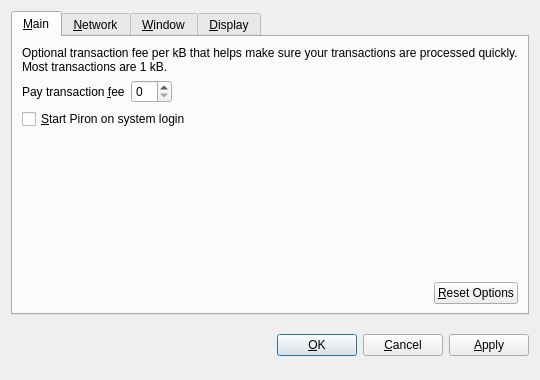
<?xml version="1.0" encoding="UTF-8"?>
<ui version="4.0">
 <class>OptionsDialog</class>
 <widget class="QDialog" name="OptionsDialog">
  <property name="geometry">
   <rect>
    <x>0</x>
    <y>0</y>
    <width>540</width>
    <height>380</height>
   </rect>
  </property>
  <property name="windowTitle">
   <string>Options</string>
  </property>
  <property name="modal">
   <bool>true</bool>
  </property>
  <layout class="QVBoxLayout" name="verticalLayout">
   <item>
    <widget class="QTabWidget" name="tabWidget">
     <property name="tabPosition">
      <enum>QTabWidget::North</enum>
     </property>
     <property name="currentIndex">
      <number>0</number>
     </property>
     <widget class="QWidget" name="tabMain">
      <attribute name="title">
       <string>&amp;Main</string>
      </attribute>
      <layout class="QVBoxLayout" name="verticalLayout_Main">
       <item>
        <widget class="QLabel" name="transactionFeeInfoLabel">
         <property name="text">
          <string>Optional transaction fee per kB that helps make sure your transactions are processed quickly. Most transactions are 1 kB.</string>
         </property>
         <property name="textFormat">
          <enum>Qt::PlainText</enum>
         </property>
         <property name="wordWrap">
          <bool>true</bool>
         </property>
        </widget>
       </item>
       <item>
        <layout class="QHBoxLayout" name="horizontalLayout_1_Main">
         <item>
          <widget class="QLabel" name="transactionFeeLabel">
           <property name="text">
            <string>Pay transaction &amp;fee</string>
           </property>
           <property name="textFormat">
            <enum>Qt::PlainText</enum>
           </property>
           <property name="buddy">
            <cstring>transactionFee</cstring>
           </property>
          </widget>
         </item>
         <item>
          <widget class="BitcoinAmountField" name="transactionFee"/>
         </item>
         <item>
          <spacer name="horizontalSpacer_1_Main">
           <property name="orientation">
            <enum>Qt::Horizontal</enum>
           </property>
           <property name="sizeHint" stdset="0">
            <size>
             <width>40</width>
             <height>20</height>
            </size>
           </property>
          </spacer>
         </item>
        </layout>
       </item>
       <item>
        <widget class="QCheckBox" name="bitcoinAtStartup">
         <property name="toolTip">
          <string>Automatically start Piron after logging in to the system.</string>
         </property>
         <property name="text">
          <string>&amp;Start Piron on system login</string>
         </property>
        </widget>
       </item>
       <item>
        <spacer name="verticalSpacer_Main">
         <property name="orientation">
          <enum>Qt::Vertical</enum>
         </property>
         <property name="sizeHint" stdset="0">
          <size>
           <width>20</width>
           <height>40</height>
          </size>
         </property>
        </spacer>
       </item>
       <item>
        <layout class="QHBoxLayout" name="horizontalLayout_2_Main">
         <item>
          <spacer name="horizontalSpacer_2_Main">
           <property name="orientation">
            <enum>Qt::Horizontal</enum>
           </property>
           <property name="sizeHint" stdset="0">
            <size>
             <width>40</width>
             <height>20</height>
            </size>
           </property>
          </spacer>
         </item>
         <item>
          <widget class="QPushButton" name="resetButton">
           <property name="toolTip">
            <string>Reset all client options to default.</string>
           </property>
           <property name="text">
            <string>&amp;Reset Options</string>
           </property>
           <property name="autoDefault">
            <bool>false</bool>
           </property>
          </widget>
         </item>
        </layout>
       </item>
      </layout>
     </widget>
     <widget class="QWidget" name="tabNetwork">
      <attribute name="title">
       <string>&amp;Network</string>
      </attribute>
      <layout class="QVBoxLayout" name="verticalLayout_Network">
       <item>
        <widget class="QCheckBox" name="mapPortUpnp">
         <property name="toolTip">
          <string>Automatically open the Piron client port on the router. This only works when your router supports UPnP and it is enabled.</string>
         </property>
         <property name="text">
          <string>Map port using &amp;UPnP</string>
         </property>
        </widget>
       </item>
       <item>
        <widget class="QCheckBox" name="connectSocks">
         <property name="toolTip">
          <string>Connect to the Piron network through a SOCKS proxy (e.g. when connecting through Tor).</string>
         </property>
         <property name="text">
          <string>&amp;Connect through SOCKS proxy:</string>
         </property>
        </widget>
       </item>
       <item>
        <layout class="QHBoxLayout" name="horizontalLayout_Network">
         <item>
          <widget class="QLabel" name="proxyIpLabel">
           <property name="text">
            <string>Proxy &amp;IP:</string>
           </property>
           <property name="textFormat">
            <enum>Qt::PlainText</enum>
           </property>
           <property name="buddy">
            <cstring>proxyIp</cstring>
           </property>
          </widget>
         </item>
         <item>
          <widget class="QValidatedLineEdit" name="proxyIp">
           <property name="maximumSize">
            <size>
             <width>140</width>
             <height>16777215</height>
            </size>
           </property>
           <property name="toolTip">
            <string>IP address of the proxy (e.g. 127.0.0.1)</string>
           </property>
          </widget>
         </item>
         <item>
          <widget class="QLabel" name="proxyPortLabel">
           <property name="text">
            <string>&amp;Port:</string>
           </property>
           <property name="textFormat">
            <enum>Qt::PlainText</enum>
           </property>
           <property name="buddy">
            <cstring>proxyPort</cstring>
           </property>
          </widget>
         </item>
         <item>
          <widget class="QLineEdit" name="proxyPort">
           <property name="maximumSize">
            <size>
             <width>55</width>
             <height>16777215</height>
            </size>
           </property>
           <property name="toolTip">
            <string>Port of the proxy (e.g. 9050)</string>
           </property>
          </widget>
         </item>
         <item>
          <widget class="QLabel" name="socksVersionLabel">
           <property name="text">
            <string>SOCKS &amp;Version:</string>
           </property>
           <property name="textFormat">
            <enum>Qt::PlainText</enum>
           </property>
           <property name="buddy">
            <cstring>socksVersion</cstring>
           </property>
          </widget>
         </item>
         <item>
          <widget class="QValueComboBox" name="socksVersion">
           <property name="toolTip">
            <string>SOCKS version of the proxy (e.g. 5)</string>
           </property>
          </widget>
         </item>
         <item>
          <spacer name="horizontalSpacer_Network">
           <property name="orientation">
            <enum>Qt::Horizontal</enum>
           </property>
           <property name="sizeHint" stdset="0">
            <size>
             <width>40</width>
             <height>20</height>
            </size>
           </property>
          </spacer>
         </item>
        </layout>
       </item>
       <item>
        <spacer name="verticalSpacer_Network">
         <property name="orientation">
          <enum>Qt::Vertical</enum>
         </property>
         <property name="sizeHint" stdset="0">
          <size>
           <width>20</width>
           <height>40</height>
          </size>
         </property>
        </spacer>
       </item>
      </layout>
     </widget>
     <widget class="QWidget" name="tabWindow">
      <attribute name="title">
       <string>&amp;Window</string>
      </attribute>
      <layout class="QVBoxLayout" name="verticalLayout_Window">
       <item>
        <widget class="QCheckBox" name="minimizeToTray">
         <property name="toolTip">
          <string>Show only a tray icon after minimizing the window.</string>
         </property>
         <property name="text">
          <string>&amp;Minimize to the tray instead of the taskbar</string>
         </property>
        </widget>
       </item>
       <item>
        <widget class="QCheckBox" name="minimizeOnClose">
         <property name="toolTip">
          <string>Minimize instead of exit the application when the window is closed. When this option is enabled, the application will be closed only after selecting Quit in the menu.</string>
         </property>
         <property name="text">
          <string>M&amp;inimize on close</string>
         </property>
        </widget>
       </item>
       <item>
        <spacer name="verticalSpacer_Window">
         <property name="orientation">
          <enum>Qt::Vertical</enum>
         </property>
         <property name="sizeHint" stdset="0">
          <size>
           <width>20</width>
           <height>40</height>
          </size>
         </property>
        </spacer>
       </item>
      </layout>
     </widget>
     <widget class="QWidget" name="tabDisplay">
      <attribute name="title">
       <string>&amp;Display</string>
      </attribute>
      <layout class="QVBoxLayout" name="verticalLayout_Display">
       <item>
        <layout class="QHBoxLayout" name="horizontalLayout_1_Display">
         <item>
          <widget class="QLabel" name="langLabel">
           <property name="text">
            <string>User Interface &amp;language:</string>
           </property>
           <property name="textFormat">
            <enum>Qt::PlainText</enum>
           </property>
           <property name="buddy">
            <cstring>lang</cstring>
           </property>
          </widget>
         </item>
         <item>
          <widget class="QValueComboBox" name="lang">
           <property name="toolTip">
            <string>The user interface language can be set here. This setting will take effect after restarting Piron.</string>
           </property>
          </widget>
         </item>
        </layout>
       </item>
       <item>
        <layout class="QHBoxLayout" name="horizontalLayout_2_Display">
         <item>
          <widget class="QLabel" name="unitLabel">
           <property name="text">
            <string>&amp;Unit to show amounts in:</string>
           </property>
           <property name="textFormat">
            <enum>Qt::PlainText</enum>
           </property>
           <property name="buddy">
            <cstring>unit</cstring>
           </property>
          </widget>
         </item>
         <item>
          <widget class="QValueComboBox" name="unit">
           <property name="toolTip">
            <string>Choose the default subdivision unit to show in the interface and when sending coins.</string>
           </property>
          </widget>
         </item>
        </layout>
       </item>
       <item>
        <widget class="QCheckBox" name="displayAddresses">
         <property name="toolTip">
          <string>Whether to show Piron addresses in the transaction list or not.</string>
         </property>
         <property name="text">
          <string>&amp;Display addresses in transaction list</string>
         </property>
        </widget>
       </item>
       <item>
        <spacer name="verticalSpacer_Display">
         <property name="orientation">
          <enum>Qt::Vertical</enum>
         </property>
         <property name="sizeHint" stdset="0">
          <size>
           <width>20</width>
           <height>40</height>
          </size>
         </property>
        </spacer>
       </item>
      </layout>
     </widget>
    </widget>
   </item>
   <item>
    <layout class="QHBoxLayout" name="horizontalLayout_Buttons">
     <item>
      <spacer name="horizontalSpacer_1">
       <property name="orientation">
        <enum>Qt::Horizontal</enum>
       </property>
       <property name="sizeHint" stdset="0">
        <size>
         <width>40</width>
         <height>48</height>
        </size>
       </property>
      </spacer>
     </item>
     <item>
      <widget class="QLabel" name="statusLabel">
       <property name="font">
        <font>
         <weight>75</weight>
         <bold>true</bold>
        </font>
       </property>
       <property name="text">
        <string/>
       </property>
       <property name="textFormat">
        <enum>Qt::PlainText</enum>
       </property>
       <property name="wordWrap">
        <bool>true</bool>
       </property>
      </widget>
     </item>
     <item>
      <spacer name="horizontalSpacer_2">
       <property name="orientation">
        <enum>Qt::Horizontal</enum>
       </property>
       <property name="sizeHint" stdset="0">
        <size>
         <width>40</width>
         <height>48</height>
        </size>
       </property>
      </spacer>
     </item>
     <item>
      <widget class="QPushButton" name="okButton">
       <property name="text">
        <string>&amp;OK</string>
       </property>
      </widget>
     </item>
     <item>
      <widget class="QPushButton" name="cancelButton">
       <property name="text">
        <string>&amp;Cancel</string>
       </property>
       <property name="autoDefault">
        <bool>false</bool>
       </property>
      </widget>
     </item>
     <item>
      <widget class="QPushButton" name="applyButton">
       <property name="text">
        <string>&amp;Apply</string>
       </property>
       <property name="autoDefault">
        <bool>false</bool>
       </property>
      </widget>
     </item>
    </layout>
   </item>
  </layout>
 </widget>
 <customwidgets>
  <customwidget>
   <class>BitcoinAmountField</class>
   <extends>QSpinBox</extends>
   <header>bitcoinamountfield.h</header>
  </customwidget>
  <customwidget>
   <class>QValueComboBox</class>
   <extends>QComboBox</extends>
   <header>qvaluecombobox.h</header>
  </customwidget>
  <customwidget>
   <class>QValidatedLineEdit</class>
   <extends>QLineEdit</extends>
   <header>qvalidatedlineedit.h</header>
  </customwidget>
 </customwidgets>
 <resources/>
 <connections/>
</ui>
